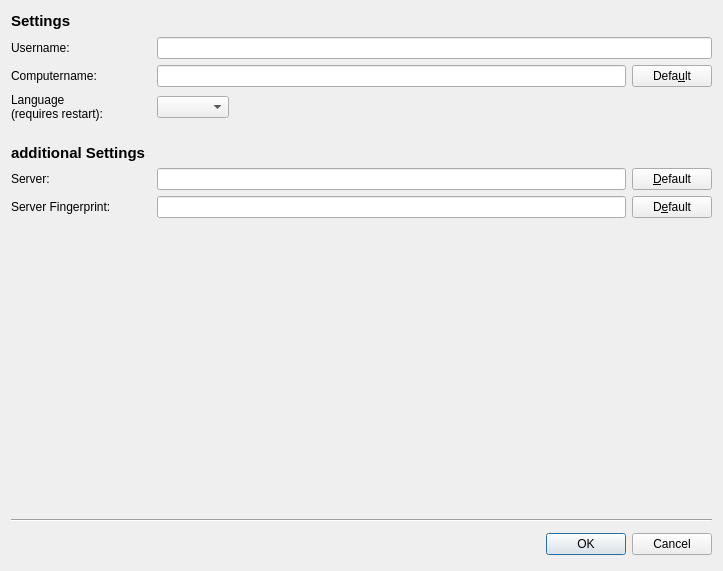
<ui version="4.0" >
 <class>SettingsForm</class>
 <widget class="QWidget" name="SettingsForm" >
  <property name="geometry" >
   <rect>
    <x>0</x>
    <y>0</y>
    <width>719</width>
    <height>571</height>
   </rect>
  </property>
  <property name="windowTitle" >
   <string>Settings</string>
  </property>
  <layout class="QGridLayout" >
   <item row="0" column="0" >
    <layout class="QHBoxLayout" >
     <property name="spacing" >
      <number>6</number>
     </property>
     <property name="margin" >
      <number>0</number>
     </property>
     <item>
      <widget class="QLabel" name="label_6" >
       <property name="font" >
        <font>
         <pointsize>11</pointsize>
         <weight>75</weight>
         <bold>true</bold>
        </font>
       </property>
       <property name="text" >
        <string>Settings</string>
       </property>
      </widget>
     </item>
     <item>
      <spacer>
       <property name="orientation" >
        <enum>Qt::Horizontal</enum>
       </property>
       <property name="sizeHint" stdset="0" >
        <size>
         <width>40</width>
         <height>20</height>
        </size>
       </property>
      </spacer>
     </item>
    </layout>
   </item>
   <item row="1" column="0" >
    <layout class="QHBoxLayout" >
     <property name="spacing" >
      <number>6</number>
     </property>
     <property name="margin" >
      <number>0</number>
     </property>
     <item>
      <widget class="QLabel" name="labelUsername" >
       <property name="sizePolicy" >
        <sizepolicy vsizetype="Fixed" hsizetype="Fixed" >
         <horstretch>0</horstretch>
         <verstretch>0</verstretch>
        </sizepolicy>
       </property>
       <property name="minimumSize" >
        <size>
         <width>140</width>
         <height>0</height>
        </size>
       </property>
       <property name="text" >
        <string>Username:</string>
       </property>
      </widget>
     </item>
     <item>
      <widget class="QLineEdit" name="lineEditUsername" />
     </item>
    </layout>
   </item>
   <item row="2" column="0" >
    <layout class="QHBoxLayout" >
     <item>
      <widget class="QLabel" name="labelBackupPrefix" >
       <property name="sizePolicy" >
        <sizepolicy vsizetype="Fixed" hsizetype="Fixed" >
         <horstretch>0</horstretch>
         <verstretch>0</verstretch>
        </sizepolicy>
       </property>
       <property name="minimumSize" >
        <size>
         <width>140</width>
         <height>0</height>
        </size>
       </property>
       <property name="toolTip" >
        <string/>
       </property>
       <property name="text" >
        <string>Computername:</string>
       </property>
      </widget>
     </item>
     <item>
      <widget class="QLineEdit" name="lineEditBackupPrefix" >
       <property name="enabled" >
        <bool>true</bool>
       </property>
       <property name="toolTip" >
        <string>By using different computer names it is possible
to backup files from different computers onto the 
same backup-server.
Provide a unique name in this field or press the 
default-button to use the system-settings.</string>
       </property>
       <property name="text" >
        <string/>
       </property>
       <property name="readOnly" >
        <bool>false</bool>
       </property>
      </widget>
     </item>
     <item>
      <widget class="QPushButton" name="btnDefaultPrefix" >
       <property name="text" >
        <string>Defa&amp;ult</string>
       </property>
      </widget>
     </item>
    </layout>
   </item>
   <item row="3" column="0" >
    <layout class="QHBoxLayout" >
     <item>
      <widget class="QLabel" name="label_5" >
       <property name="sizePolicy" >
        <sizepolicy vsizetype="Fixed" hsizetype="Fixed" >
         <horstretch>0</horstretch>
         <verstretch>0</verstretch>
        </sizepolicy>
       </property>
       <property name="minimumSize" >
        <size>
         <width>140</width>
         <height>0</height>
        </size>
       </property>
       <property name="text" >
        <string>Language
(requires restart):</string>
       </property>
      </widget>
     </item>
     <item>
      <widget class="QComboBox" name="comboBoxLanguage" />
     </item>
     <item>
      <spacer>
       <property name="orientation" >
        <enum>Qt::Horizontal</enum>
       </property>
       <property name="sizeHint" stdset="0" >
        <size>
         <width>431</width>
         <height>20</height>
        </size>
       </property>
      </spacer>
     </item>
    </layout>
   </item>
   <item row="4" column="0" >
    <layout class="QHBoxLayout" >
     <item>
      <widget class="QLabel" name="label_6" >
       <property name="font" >
        <font>
         <pointsize>11</pointsize>
         <weight>75</weight>
         <bold>true</bold>
        </font>
       </property>
       <property name="text" >
        <string>
additional Settings</string>
       </property>
      </widget>
     </item>
     <item>
      <spacer>
       <property name="orientation" >
        <enum>Qt::Horizontal</enum>
       </property>
       <property name="sizeHint" stdset="0" >
        <size>
         <width>40</width>
         <height>20</height>
        </size>
       </property>
      </spacer>
     </item>
    </layout>
   </item>
   <item row="5" column="0" >
    <layout class="QHBoxLayout" >
     <item>
      <widget class="QLabel" name="labelServer" >
       <property name="sizePolicy" >
        <sizepolicy vsizetype="Fixed" hsizetype="Fixed" >
         <horstretch>0</horstretch>
         <verstretch>0</verstretch>
        </sizepolicy>
       </property>
       <property name="minimumSize" >
        <size>
         <width>140</width>
         <height>0</height>
        </size>
       </property>
       <property name="toolTip" >
        <string/>
       </property>
       <property name="text" >
        <string>Server:</string>
       </property>
      </widget>
     </item>
     <item>
      <widget class="QLineEdit" name="lineEditServer" >
       <property name="enabled" >
        <bool>true</bool>
       </property>
       <property name="text" >
        <string/>
       </property>
       <property name="readOnly" >
        <bool>false</bool>
       </property>
      </widget>
     </item>
     <item>
      <widget class="QPushButton" name="btnDefaultServer" >
       <property name="text" >
        <string>&amp;Default</string>
       </property>
      </widget>
     </item>
    </layout>
   </item>
   <item row="6" column="0" >
    <layout class="QHBoxLayout" >
     <item>
      <widget class="QLabel" name="labelServerKey" >
       <property name="sizePolicy" >
        <sizepolicy vsizetype="Fixed" hsizetype="Fixed" >
         <horstretch>0</horstretch>
         <verstretch>0</verstretch>
        </sizepolicy>
       </property>
       <property name="minimumSize" >
        <size>
         <width>140</width>
         <height>0</height>
        </size>
       </property>
       <property name="text" >
        <string>Server Fingerprint:</string>
       </property>
      </widget>
     </item>
     <item>
      <widget class="QLineEdit" name="lineEditServerKey" >
       <property name="enabled" >
        <bool>true</bool>
       </property>
       <property name="text" >
        <string/>
       </property>
       <property name="readOnly" >
        <bool>false</bool>
       </property>
      </widget>
     </item>
     <item>
      <widget class="QPushButton" name="btnDefaultServerKey" >
       <property name="text" >
        <string>D&amp;efault</string>
       </property>
      </widget>
     </item>
    </layout>
   </item>
   <item row="7" column="0" >
    <spacer>
     <property name="orientation" >
      <enum>Qt::Vertical</enum>
     </property>
     <property name="sizeHint" stdset="0" >
      <size>
       <width>701</width>
       <height>231</height>
      </size>
     </property>
    </spacer>
   </item>
   <item row="8" column="0" >
    <widget class="Line" name="line_2" >
     <property name="orientation" >
      <enum>Qt::Horizontal</enum>
     </property>
    </widget>
   </item>
   <item row="9" column="0" >
    <layout class="QHBoxLayout" >
     <item>
      <spacer>
       <property name="orientation" >
        <enum>Qt::Horizontal</enum>
       </property>
       <property name="sizeHint" stdset="0" >
        <size>
         <width>511</width>
         <height>32</height>
        </size>
       </property>
      </spacer>
     </item>
     <item>
      <widget class="QDialogButtonBox" name="buttonBox" >
       <property name="standardButtons" >
        <set>QDialogButtonBox::Cancel|QDialogButtonBox::Ok</set>
       </property>
      </widget>
     </item>
    </layout>
   </item>
  </layout>
 </widget>
 <resources>
  <include location="resources/screen.qrc" />
 </resources>
 <connections/>
</ui>
